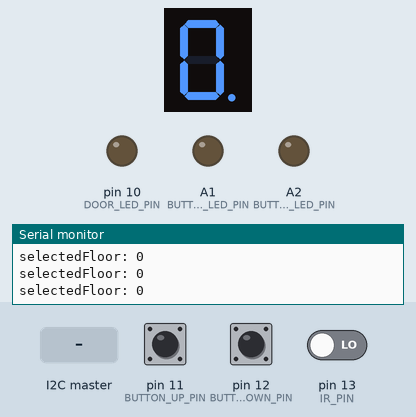
This sketch was run on a simulated Arduino Uno, built with avr-gcc and run on an emulated ATmega328P. Shown: 1-digit seven-segment display, output pins drawn as LEDs (lit = HIGH), the last lines printed to the serial monitor. Wiring (inferred from the names in the program): 1-digit 7-segment display, segments lit when HIGH: segments pin 3, pin 2, pin 7, pin 8, pin 9, pin 4, pin 5, pin 6. Inputs (shaded band) come from the test bench; at power-on: pin 12 (BUTTON_DOWN_PIN) LOW, pin 11 (BUTTON_UP_PIN) LOW, pin 13 (IR_PIN) LOW. The segment pins are drawn as the display they are named for; pins used as bus, display or sensor lines are not drawn.

Above: at 2.8 s.
2.9 s: pin 12 (BUTTON_DOWN_PIN) pulled HIGH for 3.2 s
At 5.6 s:
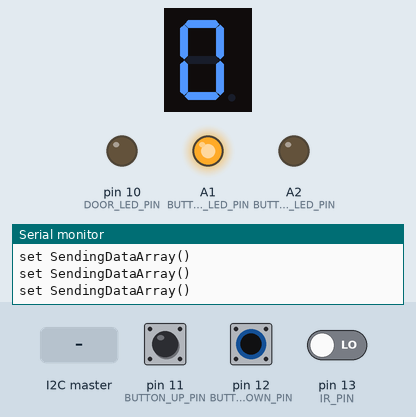
7.6 s: the I2C master sends the byte 1
At 8.8 s:
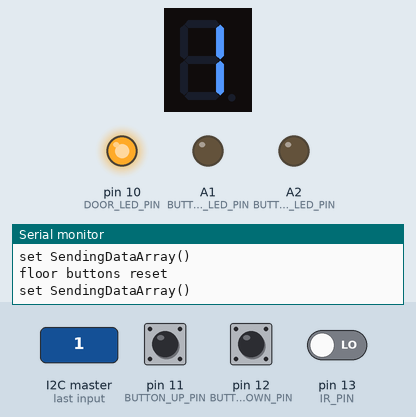
9.1 s: the I2C master sends the byte 2
At 9.9 s:
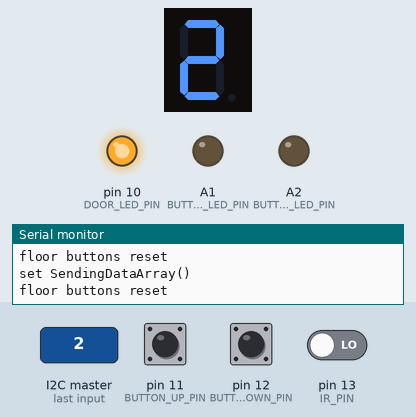
Timing chart, 0 to 12.1 s (numbered marks = the images above; inputs shaded):
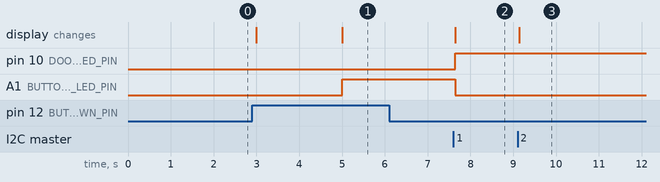

The sketch:

slave.ino
```cpp
#include <Wire.h>

#define A 3   // For displaying segment "A"
#define B 2   // For displaying segment "B"
#define C 7   // For displaying segment "C"
#define D 8   // For displaying segment "D"
#define E 9   // For displaying segment "E"
#define F 4   // For displaying segment "F"
#define G 5   // For displaying segment "G"
#define DP 6  // For displaying segment "."

// Set debug mode with Serial
const boolean DEBUG_MODE = true;

// For buttons to request the lift
const int BUTTON_UP_PIN = 11;
const int BUTTON_DOWN_PIN = 12;
const int BUTTON_UP_LED_PIN = A2;
const int BUTTON_DOWN_LED_PIN = A1;
int goingUpButtonPressed = 0;
int goingDownButtonPressed = 0;

// For LED to simulate door opening/closing
const int DOOR_LED_PIN = 10;

// For ir detect lift arrived
// http://henrysbench.capnfatz.com/henrys-bench/arduino-sensors-and-input/arduino-ir-obstacle-sensor-tutorial-and-manual/
const int IR_PIN = 13;
int liftArrived = 0;      // false

// For displaying lift position on LED display
int liftPosition = 0;

// For receiving command for save to open door
int openDoor = 0;

// For data to send to master
byte sendingData[3];

void setup() {
  if (DEBUG_MODE) {
    Serial.begin(9600);                     // Begin serial communication
  }

  // For led display segments
  pinMode(A, OUTPUT);
  pinMode(B, OUTPUT);
  pinMode(C, OUTPUT);
  pinMode(D, OUTPUT);
  pinMode(E, OUTPUT);
  pinMode(F, OUTPUT);
  pinMode(G, OUTPUT);
  pinMode(DP, OUTPUT);

  // For get lift
  pinMode(BUTTON_UP_PIN, INPUT);
  pinMode(BUTTON_DOWN_PIN, INPUT);

  // For led buttons
  pinMode(BUTTON_UP_LED_PIN, OUTPUT);
  pinMode(BUTTON_DOWN_LED_PIN, OUTPUT);

  // For LED to simulate door opening/closing
  pinMode(DOOR_LED_PIN, OUTPUT);

  // For ir detect lift arrived
  pinMode(liftArrived, INPUT);

  // For initialization
  int address = determineAddress();         // Run initialization to determine the location of the segment
  Serial.print("address: ");
  Serial.println(address);

  // For communication
  Wire.begin(address + 8);                  // Start I2C communication // https://www.arduino.cc/en/Reference/Wire inside NOTE: addresses should start from 8
  Wire.onReceive(getLiftRelatedData);       // Set the event handler to handle data incoming from the master
  Wire.onRequest(sendDataToMaster);         // Set the event handler to hande data sending to the master
}

void loop() {
  keepReadingButtonUpAndDownUntilPressed(); // Constantly read BUTTON_UP and DOWN until pressed
  setSendingDataArray();                    // Fill sending data array, so that wire function is clean
  handleDoorAndResetFloorButtons();         // Turn led on or off and reset buttons
  ledDisplayHandler(liftPosition);          // Set led display to the current floor of the lift
  handleButtonLed();                        // Turn the button leds on and off
}

/*********************** I2C CODE ***********************/

// NOTE: Dont add Serial.prints or complex code in I2C functions.
void getLiftRelatedData(int numBytes) {
  // Get liftPosition and show it on LED display
  liftPosition = Wire.read();           // Receive byte containing current lift position
  openDoor = Wire.read();               // Receive byte containing whether the door should open
}

void sendDataToMaster() {
  // Send goingUpButton, goingDownButton and liftArrived (ir data)
  Wire.write(sendingData, 3);
}

/*********************** INITIALIZE FLOOR CODE ***********************/

int determineAddress() {
  // Initializes the segment by determinging the location of the segment
  int selectingFloor = 0;                                            // Set current selected location on 0
  ledDisplayHandler(selectingFloor);                                 // Show the currenly selected location
  digitalWrite(DP, HIGH);                                            // Show a dot on the led display to indicate initialization
  while (true) {
    if (DEBUG_MODE) {
      Serial.print("selectedFloor: ");
      Serial.println(selectingFloor);
    }
    keepReadingButtonUpAndDownUntilPressed();                        // Read the buttons on the segment
    if (goingUpButtonPressed) {                                      // If the floor up button is pressed
      if (DEBUG_MODE) {
        Serial.println("goingUpButtonPressed");
      }
      selectingFloor++;                                              // Increase the currently selected floor by one
      goingUpButtonPressed = 0;                                      // Reset the floor up button
      if (selectingFloor > 9) {                                      // If the currently selected floor is more then 9
        selectingFloor = 0;                                          // Reset the currently selected floor to 0
      }
      ledDisplayHandler(selectingFloor);                             // Show the currently selected location
      digitalWrite(DP, HIGH);                                        // Show a dot on the led display to indicate initialization
    }
    else if (goingDownButtonPressed) {                               // If the floor down button is pressed
      if (DEBUG_MODE) {
        Serial.println("Floor selected (goingDownButtonPressed)");
      }
      turnOff();                                                     // Turn off led display to show successful initialization
      delay(2000);                                                   // Wait 2 seconds
      goingDownButtonPressed = 0;                                    // Reset the floor down button
      digitalWrite(DP, LOW);                                         // Disable the dot to indicate normal function
      return selectingFloor;                                         // Return the selected floor
    }
    delay(1000);
  }
}

/*********************** FLOOR CODE ***********************/

void setSendingDataArray() {
  // Fills the array with data to be send to the master
  if (DEBUG_MODE) {
    Serial.println("set SendingDataArray()");
  }
  sendButtonStatesGoingUpAndDown();
  checkLiftArrived();
}


void sendButtonStatesGoingUpAndDown() {
  // Fills the array with the current button states
  sendingData[0] = goingUpButtonPressed;      // Puts button up state in the array
  sendingData[1] = goingDownButtonPressed;    // Puts button down state in the array
}

void checkLiftArrived() {
  // Checks to see if the IR-module is triggered and put it in the array
  liftArrived = digitalRead(IR_PIN);

  liftArrived = !liftArrived;       // Invert output because the IR-module returns false if it is triggered

    sendingData[2] = liftArrived;   // Put it in the array
}

void keepReadingButtonUpAndDownUntilPressed() {
  // Reads the buttons until the are pressed
  if (!goingUpButtonPressed) {                              // If button up is not pressed
    goingUpButtonPressed = digitalRead(BUTTON_UP_PIN);      // Read button up
  }
  if (!goingDownButtonPressed) {                            // If button down is not pressed
    goingDownButtonPressed = digitalRead(BUTTON_DOWN_PIN);  // Read button down
  }
}

void handleDoorAndResetFloorButtons() {
  // Turns on the door led if the doors are open en resets the buttons
  if (openDoor) {                       // If door should be open
    resetFloorButtons();                // Reset buttons

    digitalWrite(DOOR_LED_PIN, HIGH);   // Turn on door led
  }
  else {                                // If door should be closed
    digitalWrite(DOOR_LED_PIN, LOW);    // Turn off door led
  }
}

void resetFloorButtons() {
  // Resets the buttons
  if (DEBUG_MODE) {
    Serial.println("floor buttons reset");
  }
  goingUpButtonPressed = 0;     // Turn button up off
  goingDownButtonPressed = 0;   // Turn button down off
}

void ledDisplayHandler(int x) {
  // Shows a number on the led display
  if (x >= 0 && x <= 9) {   // If the number is between 0-9
    turnOff();              // Turn off the led display
    displayDigit(x);        // Show the number on the led display
  }
}

void handleButtonLed(){
  // Turn the button leds on and off
  if (goingUpButtonPressed) {                     // If button up is on
    digitalWrite(BUTTON_UP_LED_PIN, HIGH);        // Turn button up led on
  } else {                                        // If button up is off
    digitalWrite(BUTTON_UP_LED_PIN, LOW);         // Turn button up led off
  }
  if (goingDownButtonPressed) {                   // If button down is on
    digitalWrite(BUTTON_DOWN_LED_PIN, HIGH);      // Turn button down led on
  } else {                                        // If button down is off
    digitalWrite(BUTTON_DOWN_LED_PIN, LOW);       // Turn button down led off
  }
}

// Bekijk deze link om te zien welke letters gekoppeld
// zijn aan de led segmenten:
// https://cdn.instructables.com/ORIG/FA0/S3TG/GZUAG6G2/FA0S3TGGZUAG6G2.gif
void displayDigit(int digit) {
  // Handles showing a specific digit on the led display
  // Conditions for displaying segment A
  if(digit != 1 && digit != 4) {
    digitalWrite(A, HIGH);
  }
  // Conditions for displaying segment B
  if(digit != 5 && digit != 6) {
    digitalWrite(B, HIGH);
  }
  // Conditions for displaying segment C
  if(digit != 2) {
    digitalWrite(C, HIGH);
  }
  // Conditions for displaying segment D
  if(digit != 1 && digit != 4 && digit != 7) {
    digitalWrite(D, HIGH);
  }
  // Conditions for displaying segment E
  if(digit == 2 || digit == 6 || digit == 8 || digit == 0) {
    digitalWrite(E, HIGH);
  }
  // Conditions for displaying segment F
  if(digit != 1 && digit != 2 && digit != 3 && digit != 7) {
    digitalWrite(F, HIGH);
  }
  // Conditions for displaying segment G
  if (digit != 0 && digit != 1 && digit != 7) {
    digitalWrite(G, HIGH);
  }
}

void turnOff() {
  // Turns off the led display
  digitalWrite(A, LOW);
  digitalWrite(B, LOW);
  digitalWrite(C, LOW);
  digitalWrite(D, LOW);
  digitalWrite(E, LOW);
  digitalWrite(F, LOW);
  digitalWrite(G, LOW);
  digitalWrite(DP, LOW);
}
```

Measured:
- after the input at 2.9 s, A1 (BUTTON_DOWN_LED_PIN): LOW → HIGH after 2.1 s; the display: first changes after 0.10 s (image 1 shows a later state)
- after the input at 7.6 s, pin 10 (DOOR_LED_PIN): LOW → HIGH at once; A1 (BUTTON_DOWN_LED_PIN): HIGH → LOW at once; the display: changes at once (image 2)
- after the input at 9.1 s, the display: changes at once (image 3)
